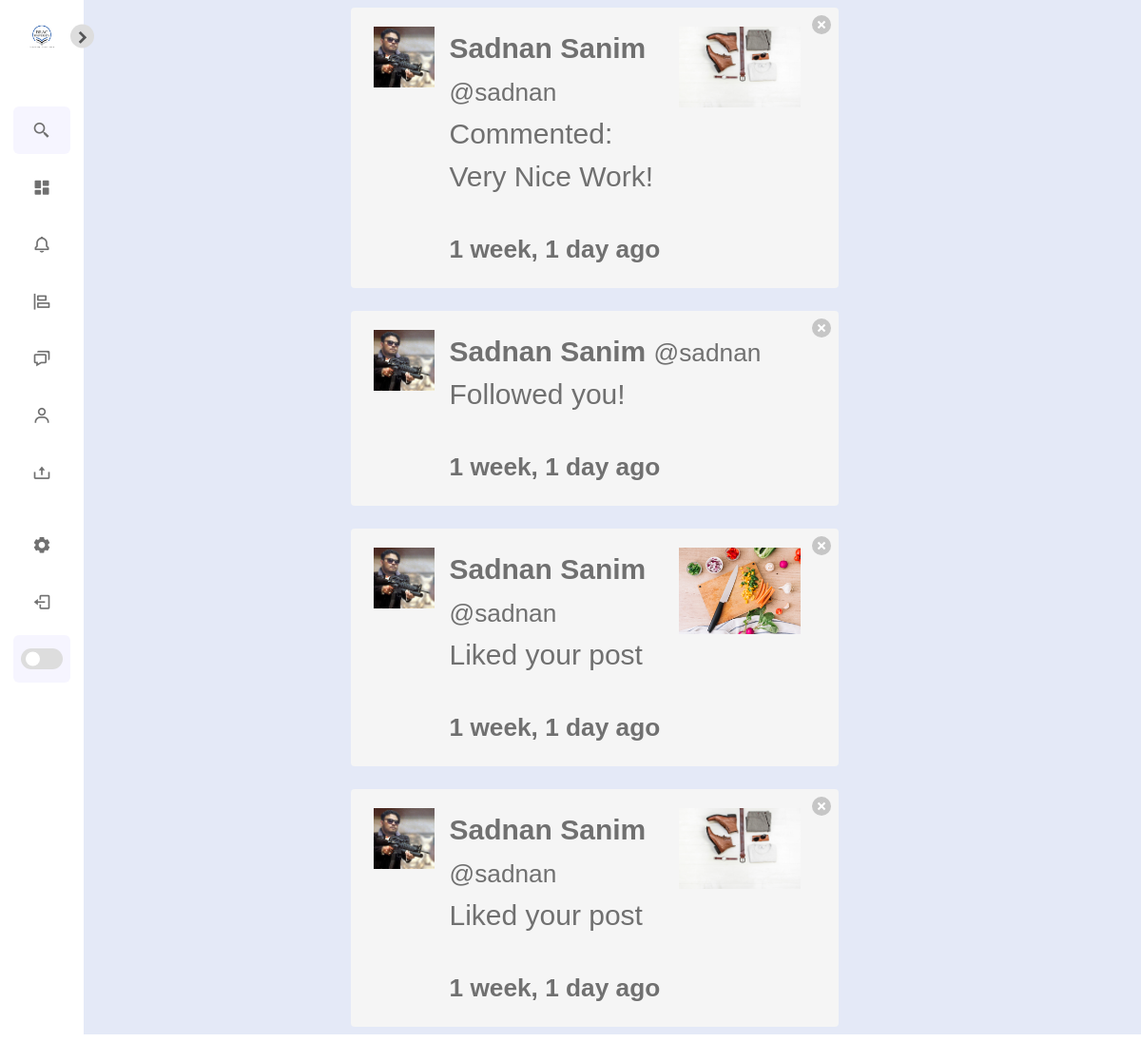
Page /notifications/ (signed in) on the earlier database version.
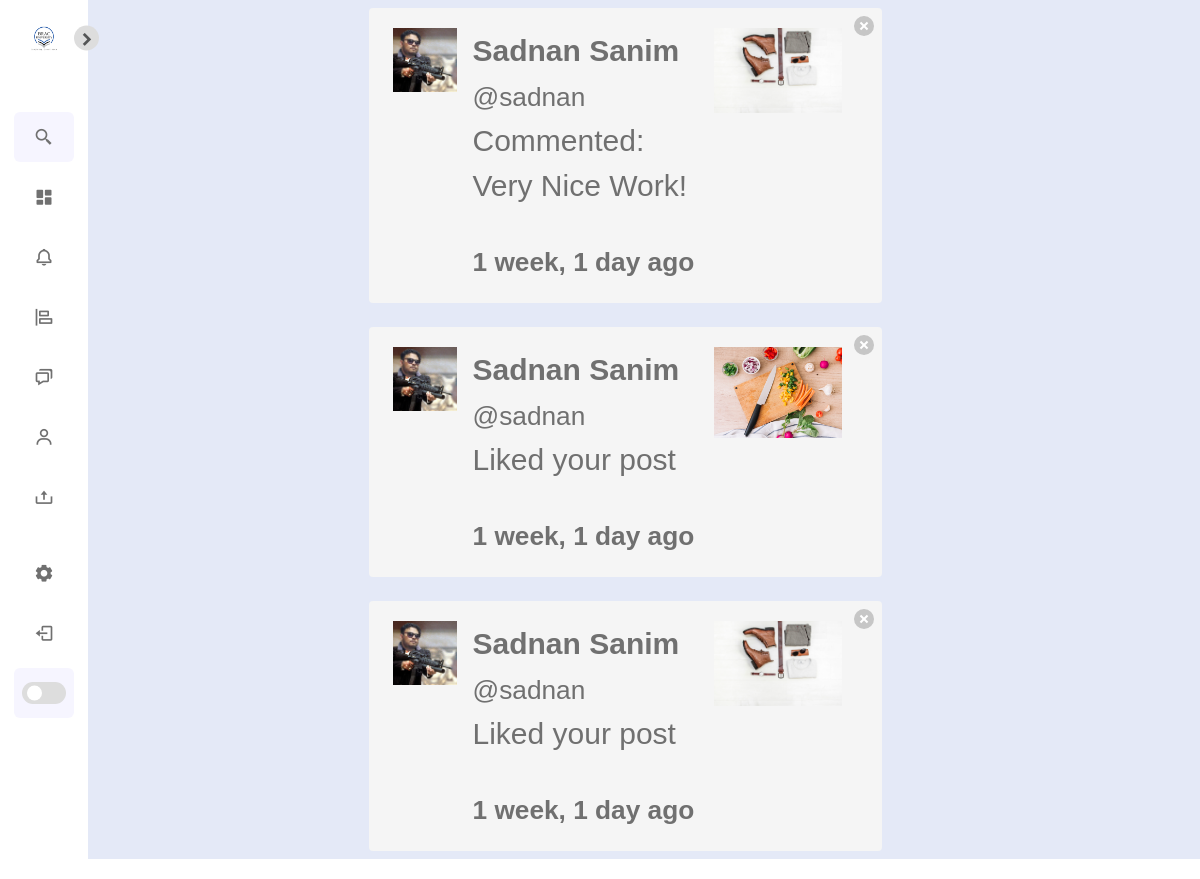
Same page on the later database version.
### notifications/models.py (models this page shows)
class Notification(models.Model):
	NOTIFICATION_TYPES = ((1,'Like'),(2,'Comment'), (3,'Follow'))
	post = models.ForeignKey('post.Post', on_delete=models.CASCADE, related_name="noti_post", blank=True, null=True)
	sender = models.ForeignKey(User, on_delete=models.CASCADE, related_name="noti_from_user")
	user = models.ForeignKey(User, on_delete=models.CASCADE, related_name="noti_to_user")
	notification_type = models.IntegerField(choices=NOTIFICATION_TYPES)
	text_preview = models.CharField(max_length=90, blank=True)
	date = models.DateTimeField(auto_now_add=True)
	is_seen = models.BooleanField(default=False)

### authy/models.py (models this page shows)
class Profile(models.Model):
	user = models.OneToOneField(User, on_delete=models.CASCADE)
	first_name = models.CharField(max_length=50, null=True, blank=True)
	last_name = models.CharField(max_length=50, null=True, blank=True)
	location = models.CharField(max_length=50, null=True, blank=True)
	url = models.CharField(max_length=80, null=True, blank=True)
	profile_info = models.TextField(max_length=150, null=True, blank=True)
	created = models.DateField(auto_now_add=True)
	favorites = models.ManyToManyField(Post)
	picture = models.ImageField(upload_to=user_directory_path, blank=True, null=True, verbose_name='Picture')

### post/models.py (models this page shows, shortened)
class Post(models.Model):
	id = models.UUIDField(primary_key=True, default=uuid.uuid4, editable=False)
	picture = models.ImageField(upload_to=user_directory_path, verbose_name='Picture', null=False)
	caption = models.TextField(max_length=1500, verbose_name='Caption')
	posted = models.DateTimeField(auto_now_add=True)
	tags = models.ManyToManyField(Tag, related_name='tags')
	user = models.ForeignKey(User, on_delete=models.CASCADE)
	likes = models.IntegerField(default=0)

### notifications/views.py (the view)
# urls.py: path('', ShowNOtifications, name='show-notifications'),
def ShowNOtifications(request):
	user = request.user
	notifications = Notification.objects.filter(user=user).order_by('-date')
	Notification.objects.filter(user=user, is_seen=False).update(is_seen=True)
	template = loader.get_template('notifications.html')
	context = {
		'notifications': notifications,
	}
	return HttpResponse(template.render(context, request))

### direct/views.py (called while the page is built)
def checkDirects(request):
	directs_count = 0
	if request.user.is_authenticated:
		directs_count = Message.objects.filter(user=request.user, is_read=False).count()
	return {'directs_count':directs_count}

### notifications/views.py (called while the page is built)
def CountNotifications(request):
	count_notifications = 0
	if request.user.is_authenticated:
		count_notifications = Notification.objects.filter(user=request.user, is_seen=False).count()
	return {'count_notifications':count_notifications}

### Config/templates/notifications.html (shortened to what this page needs)
{% extends 'base.html' %}
{% load static %}
{% load humanize %}
{% block content %}
    <div class="columns is-mobile is-centered">
    <div class="column is-half">
{% for notification in notifications %}
{% if notification.notification_type == 2 %}
      <div class="notification">
      <a href="{% url 'delete-notification' notification.id %}" class="delete"></a>
      <article class="media">
  <figure class="media-left">
    <p class="image is-64x64">
        {% if notification.sender.profile.picture %}
            <img src="{{ notification.sender.profile.picture.url }}" alt="Placeholder image">
          {% else %}
            <img src="https://bulma.io/images/placeholders/96x96.png" alt="Placeholder image">
        {% endif %}
    </p>
  </figure>
  <div class="media-content">
    <div class="content">
        <strong>{{ notification.sender.profile.first_name }} {{ notification.sender.profile.last_name }}</strong> <small>@{{ notification.sender.username }}</small>
        <br>
        Commented:
      <p>{{ notification.text_preview }}</p>
        <strong><small>{{ notification.date|naturaltime }}</small></strong>
    </div>
  </div>
  <div class="media-right">
    <figure class="image is-128x128">
      <img src="{{ notification.post.picture.url }}">
  </figure>
  </div>
</article>
      </div>
{% endif %}
{% if notification.notification_type == 3 %}
      <div class="notification">
      <a href="{% url 'delete-notification' notification.id %}" class="delete"></a>
      <article class="media">
  <figure class="media-left">
    <p class="image is-64x64">
          {% if notification.sender.profile.picture %}
            <img src="{{ notification.sender.profile.picture.url }}" alt="Placeholder image">
          {% else %}
            <img src="https://bulma.io/images/placeholders/96x96.png" alt="Placeholder image">
        {% endif %}
    </p>
  </figure>
  <div class="media-content">
    <div class="content">
        <strong>{{ notification.sender.profile.first_name }} {{ notification.sender.profile.last_name }}</strong> <small>@{{ notification.sender.username }}</small>
        <br>
        <p> Followed you!</p>
        <strong><small>{{ notification.date|naturaltime }}</small></strong>
    </div>
  </div>
</article>
      </div>
{% endif %}
{% if notification.notification_type == 1 %}
      <div class="notification">
      <a href="{% url 'delete-notification' notification.id %}" class="delete"></a>
      <article class="media">
  <figure class="media-left">
    <p class="image is-64x64">
        {% if notification.sender.profile.picture %}
            <img src="{{ notification.sender.profile.picture.url }}" alt="Placeholder image">
          {% else %}
            <img src="https://bulma.io/images/placeholders/96x96.png" alt="Placeholder image">
        {% endif %}
    </p>
  </figure>
  <div class="media-content">
    <div class="content">
        <strong>{{ notification.sender.profile.first_name }} {{ notification.sender.profile.last_name }}</strong> <small>@{{ notification.sender.username }}</small>
        <br>
        <p> Liked your post</p>
        <strong><small>{{ notification.date|naturaltime }}</small></strong>
    </div>
  </div>
  <div class="media-right">
    <figure class="image is-128x128">
      <img src="{{ notification.post.picture.url }}">
  </figure>
  </div>
</article>
      </div>
{% endif %}
{% endfor %}
    </div>
    </div>
{% endblock %}

Differences in the rows shown:
removed Notification: sender.profile.picture (picture), sender.profile.first_name "Sadnan", sender.profile.last_name "Sanim", sender.username "sadnan", date "1 week, 1 day ago"
